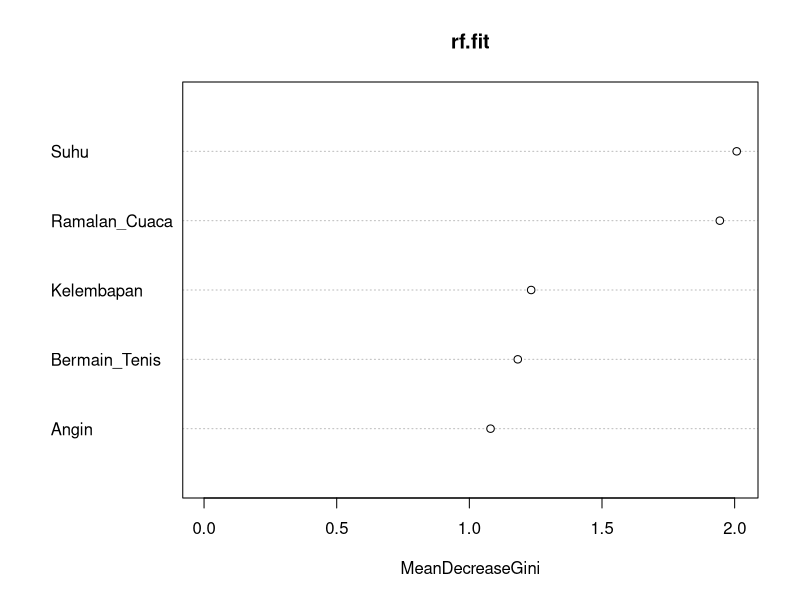
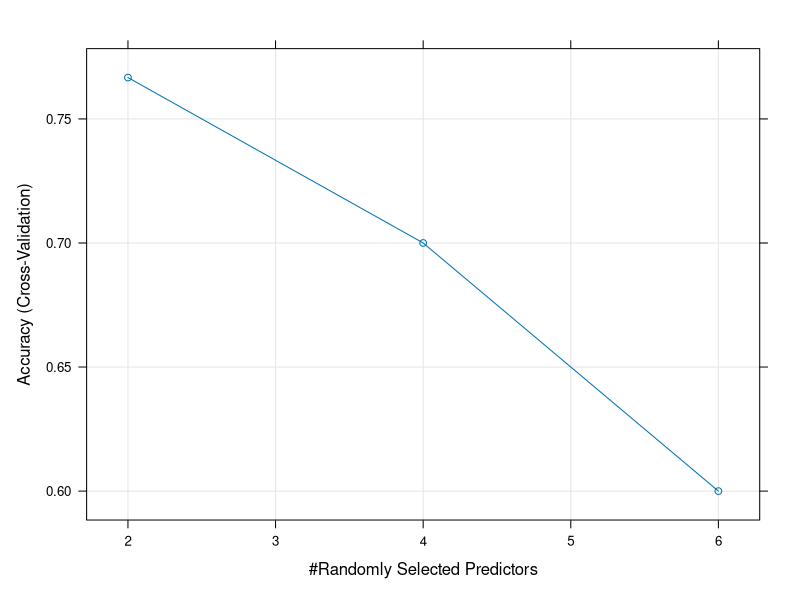
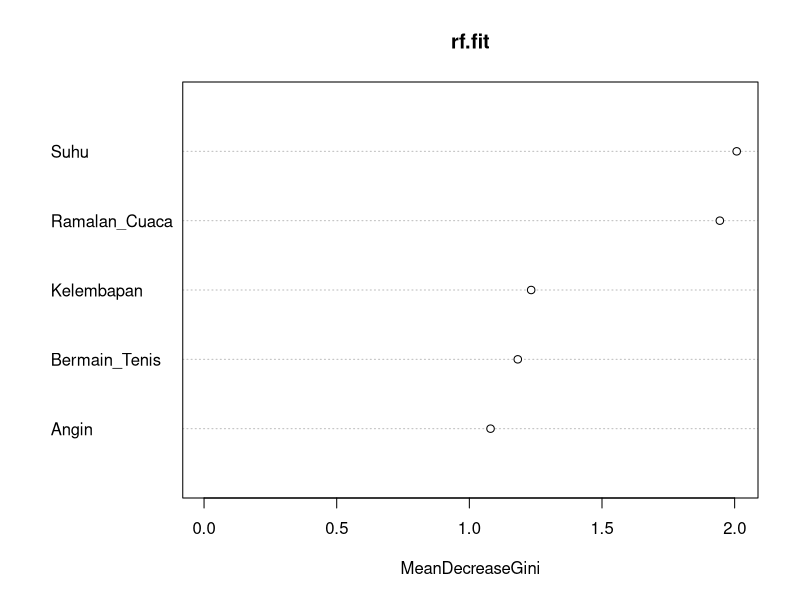

Write the R code that produced these figures, in order.
## ---- chunk 1
library(randomForest)
library(caret)
## ---- chunk 2
#menampilkan working directory yang aktif sekarang
getwd()
## ---- chunk 3
#membaca dataset
data = read.csv("./dataset/Tenis_Dataset.csv", sep = ";")
data = data[2:6]
data
## ---- chunk 4
#untuk menampilkan struktur data
str(data)
## ---- chunk 5
# Mengubah kolom 1 sampai 5 pada data menjadi tipe faktor
data[1:5] = lapply(data[1:5], factor)

# Menampilkan struktur data setelah perubahan tipe kolom
str(data)
## ---- chunk 6
# Membuat indeks partisi data untuk training (70%) dan testing (30%)
index <- createDataPartition(data$Bermain_Tenis, p = 0.7, list = FALSE)

# Membagi data menjadi data training berdasarkan indeks yang dibuat
data.train <- data[index, ]

# Membagi data menjadi data testing dengan mengambil sisa baris selain indeks training
data.test <- data[-index, ]

## ---- chunk 7
# Membuat kontrol cross validation dengan jumlah folds 5
crossValidationControl = trainControl(method = 'cv',number = 5, search = 'grid')
## ---- chunk 8
# Melatih model dengan cross validation dengan model random forest
rf.cv <- train(Bermain_Tenis ~ ., data = data.train, method = "rf",metric = "Accuracy", trControl = crossValidationControl)

rf.cv
## ---- chunk 9
#Membangun model random forest dapat dilakukan dengan memanggil fungsi randomforest
rf.fit <- randomForest(data.train)
print(rf.fit)
## ---- chunk 10
summary(rf.fit)
## ---- chunk 11
#mengukur seberapa penting setiap variabel prediktor (fitur) dalam model
importance(rf.fit)
## ---- chunk 12
varImpPlot(rf.fit)
## ---- chunk 13
tuneGrid <- expand.grid(.mtry = c(1:10))
rf_mtry <- train(Bermain_Tenis~.,
    data = data.train,
    method = "rf",
    metric = "Accuracy",
    tuneGrid = tuneGrid,
    trControl = crossValidationControl,
    importance = TRUE,
    nodesize = 14,
    ntree = 300)
## ---- chunk 14
print(rf_mtry)
## ---- chunk 15
## menyimpan nilai mtry terbaik
best_mtry <- rf_mtry$bestTune$mtry
best_mtry
## ---- chunk 16
##Menyimpan dan menggunakan 
max(rf_mtry$results$Accuracy)
## ---- chunk 17
store_maxnode <- list()
tuneGrid <- expand.grid(.mtry = best_mtry)
for (maxnodes in c(2: 5)) {
    set.seed(1234)
    rf_maxnode <- train(Bermain_Tenis~.,
        data = data.train,
        method = "rf",
        metric = "Accuracy",
        tuneGrid = tuneGrid,
        trControl = crossValidationControl,
        importance = TRUE,
        nodesize = 14,
        maxnodes = maxnodes,
        ntree = 300)
    current_iteration <- toString(maxnodes)
    store_maxnode[[current_iteration]] <- rf_maxnode
}
## ---- chunk 18
results_mtry <- resamples(store_maxnode)
summary(results_mtry)
## ---- chunk 19
store_maxnode <- list()
tuneGrid <- expand.grid(.mtry = best_mtry)
for (maxnodes in c(5: 10)) {
    set.seed(1234)
    rf_maxnode <- train(Bermain_Tenis~.,
        data = data.train,
        method = "rf",
        metric = "Accuracy",
        tuneGrid = tuneGrid,
        trControl = crossValidationControl,
        importance = TRUE,
        nodesize = 14,
        maxnodes = maxnodes,
        ntree = 300)
    key <- toString(maxnodes)
    store_maxnode[[key]] <- rf_maxnode
}
## ---- chunk 20
results_mtry <- resamples(store_maxnode)
summary(results_mtry)
## ---- chunk 21
store_maxtrees <- list()
for (ntree in c(250, 300, 350, 400, 450, 500, 550, 600, 800, 1000, 2000)) {
    set.seed(5678)
    rf_maxtrees <- train(Bermain_Tenis~.,
        data = data.train,
        method = "rf",
        metric = "Accuracy",
        tuneGrid = tuneGrid,
        trControl = crossValidationControl,
        importance = TRUE,
        nodesize = 14,
        maxnodes = 4,
        ntree = ntree)
    key <- toString(ntree)
    store_maxtrees[[key]] <- rf_maxtrees
}
## ---- chunk 22
results_tree <- resamples(store_maxtrees)
summary(results_tree)
## ---- chunk 23
fit_rf <- train(Bermain_Tenis~.,
    data.train,
    method = "rf",
    metric = "Accuracy",
    tuneGrid = tuneGrid,
    trControl = crossValidationControl,
    importance = TRUE,
    nodesize = 14,
    ntree = 550,
    maxnodes = 14)
## ---- chunk 24
print(fit_rf)
## ---- chunk 25
plot(rf.cv)
## ---- chunk 26
varImp(rf.cv)
## ---- chunk 27
prediksi <- predict(rf.cv,data.test)
prediksi
## ---- chunk 28
confusionMatrix(table(data.test$Bermain_Tenis,prediksi))
## ---- chunk 29
varImpPlot(rf.fit)
